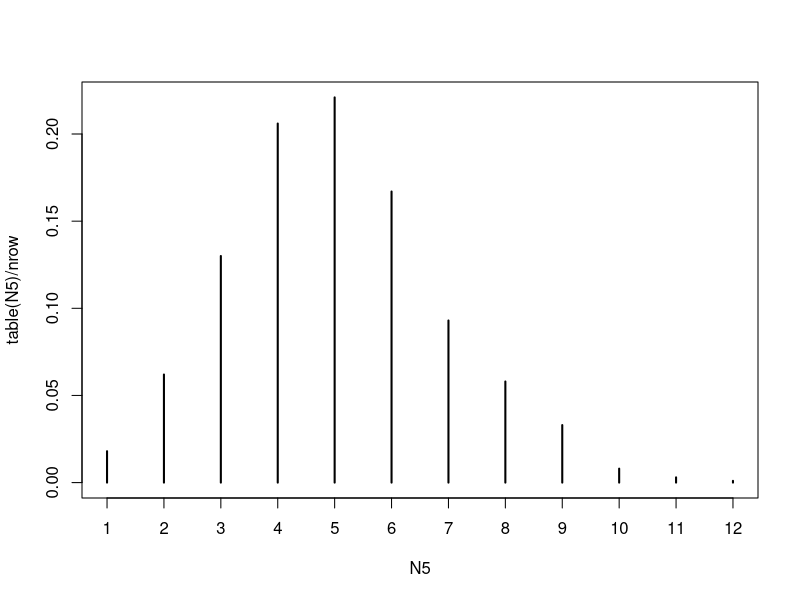

Here is the R script that generated this plot:
cat("\014")
library(MASS)

nrow <- 1000
ndim <- 30
dset <- mvrnorm(n = nrow, mu = rep(0, ndim), Sigma = diag(ndim))

dist_mat <- as.matrix(dist(dset))

dist_mat <- matrix(-1, nrow = nrow, ncol = nrow)
for (i in 1:nrow) {
    if (i %% 50 == 0)
        cat(i, "\n")
    for (j in 1:nrow) {
        if (dist_mat[i, j] < 0) {
            x <- dset[i,]
            y <- dset[j,]
            dist_mat[i, j] <- 1 - sum(x * y) / (norm(x, type = "2") * norm(y, type = "2")) 
            dist_mat[j, i] <- dist_mat[i, j]
        }
    }
}

fifth_largest <- array(0, dim = nrow)
for (i in 1:nrow) {
    cat("Progress i = ", i, "\n", sep = "")
    fifth_largest[i] <- sort(dist_mat[i,])[5]
}

isInNeighbor_mat <- matrix(F, nrow, nrow)

for (i in 1:nrow) {
    isInNeighbor_mat[i,] <- dist_mat[i,] <= fifth_largest[i]
}

N5 <- array(0, dim = nrow)
for (j in 1:nrow)
    N5[j] <- sum(isInNeighbor_mat[,j])

plot(table(N5) / nrow)








